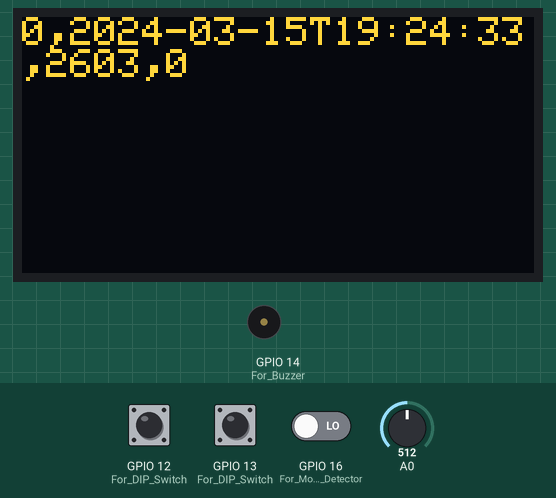
Recording of a sketch running on a simulated ESP8266 (NodeMCU). Parts: 128×64 one-colour display, buzzer (waves = sounding, pin HIGH). The test bench sets the inputs (shaded band); at power-on: GPIO 16 (For_Motion_Detector) LOW, GPIO 12 (For_DIP_Switch) HIGH, GPIO 13 (For_DIP_Switch) HIGH, A0 = 512. The OLED is the two-colour kind (top 16 rows yellow); WiFi joins after 1.5 s; servers stay silent unless stated.

Above: at 3.3 s.
At 7.8 s:
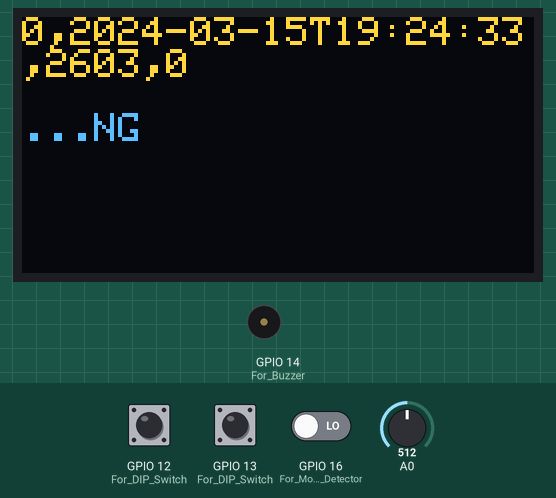
7.9 s: GPIO 16 (For_Motion_Detector) driven HIGH
29.9 s: GPIO 12 (For_DIP_Switch) pulled LOW for 3.2 s
At 32.3 s:
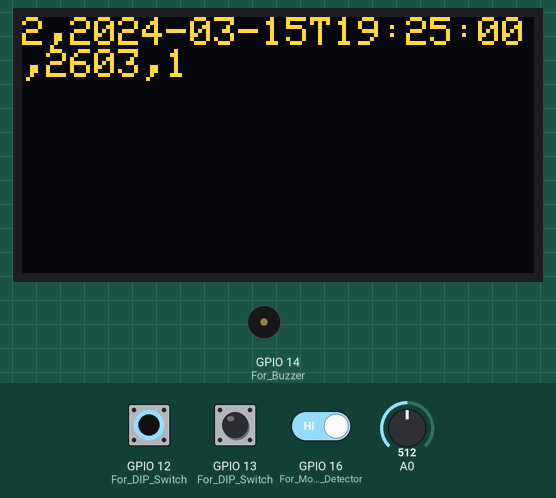
At 33.8 s:
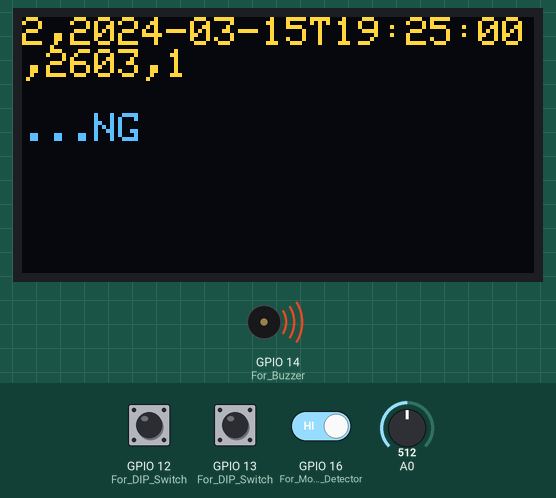
Timing chart, 0 to 35.7 s (numbered marks = the images above; inputs shaded):
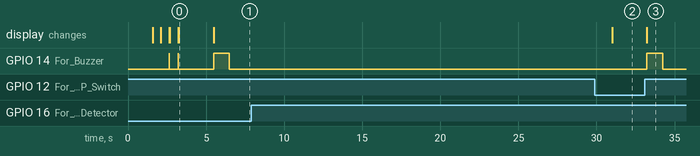

Measured:
- after the input at 7.9 s, every drawn part: stays the same
- what the display in image 0 shows lasts 2.2 s, from 3.3 s to 5.5 s

The sketch:

IoT_exercise1_device.ino
```cpp
#include <SPI.h>
#include <Wire.h>
#include <Adafruit_GFX.h>
#include <Adafruit_SSD1306.h>
#include <ESP8266WiFi.h>
#include <WiFiUdp.h>
#include <TimeLib.h>
#include "env.h"

const char* ssid = AP_SSID;
const char* password = AP_PASSWORD;
const char* host = "iot.hongo.wide.ad.jp";
const int port = 10030;
const char* ntp_server = "ntp.nict.jp";
unsigned long last_sync_time = 0;


#define SCREEN_WIDTH 128 // OLED display width, in pixels
#define SCREEN_HEIGHT 64 // OLED display height, in pixels

// Declaration for an SSD1306 display connected to I2C (SDA, SCL pins)
#define OLED_RESET     2 // Reset pin # (or -1 if sharing Arduino reset pin)
Adafruit_SSD1306 display(SCREEN_WIDTH, SCREEN_HEIGHT, &Wire, OLED_RESET);


void setup() {
  Serial.begin(115200);

  pinMode(12, INPUT);  // For DIP Switch
  pinMode(13, INPUT);  // For DIP Switch
  pinMode(16, INPUT);  // For Motion Detector

  pinMode(14, OUTPUT); // For Buzzer

  display.begin(SSD1306_SWITCHCAPVCC, 0x3C);
  display.clearDisplay();
  display.setTextSize(1);
  display.setTextColor(WHITE);
  display.setCursor(0, 0);

  display.print("Connecting to ");
  display.println(ssid);
  display.display();

  delay(1000);

  WiFi.mode(WIFI_STA);
  WiFi.begin(ssid, password);

  while (true) {
    delay(500);
    wl_status_t status = WiFi.status();
    if (status == WL_IDLE_STATUS || status == WL_DISCONNECTED) {
      display.print(".");
      display.display();
      continue;
    } else if (status == WL_CONNECTED) {
      display.println("");
      display.println("success");
      display.display();
      success();
      break;
    } else {
      display.println("");
      display.println("failure");
      switch (status) {
        case WL_NO_SSID_AVAIL:
          display.println("no ssid available");
          break;
        case WL_CONNECT_FAILED:
          display.println("wrong password");
          break;
      }
      display.display();
      failure();
      return;
    }
  }

  display.print("IP address: ");
  display.println(WiFi.localIP());
  display.display();

  display.print("Sync to ");
  display.println(ntp_server);
  if (syncNTPtime(ntp_server)) {
    display.println("success");
    display.display();
    success();
  } else {
    display.println("failure");
    display.display();
    failure();
    return;
  }

  unsigned long prev_t = 0;
  while (true) {
    unsigned long t = now();

    if (t / 30 != prev_t / 30) {
      int id = getDIPSWStatus();
      char str_time[30];
      sprintf(str_time, "%04d-%02d-%02dT%02d:%02d:%02d",
                      year(t), month(t), day(t),
                      hour(t), minute(t), second(t));
      int illuminance = getIlluminance();
      int md_status = getMDStatus();

      char send_buf[100];
      sprintf(send_buf, "%d,%s,%d,%d\r\n",
        id, str_time, illuminance, md_status
      );

      display.clearDisplay();
      display.setCursor(0, 0);
      display.println(send_buf);
      display.display();

      // Use WiFiClient class to create TCP connections
      WiFiClient client;

      if (!client.connect(host, port)) {
        display.println("...ERR");
        display.display();
        failure();
        return;
      }

      // This will send the request to the server
      client.print(send_buf);
      delay(1000);
      if (!client.connected()) {
        display.println("...ERR");
        display.display();
        failure();
        return;
      }

      String line = client.readString();

      if (line == String("OK\r\n")) {
        display.println("...OK");
        display.display();
        success();
      } else {
        display.println("...NG");
        display.display();
        failure();
      }

      client.stop();
    }

    prev_t = t;

    if (t / 300 != last_sync_time / 300) {
      syncNTPtime(ntp_server);
      last_sync_time = t;
    }
    delay(500);

  }
}

void loop() {
}

void success() {
  setBZ(true);
  delay(20);
  setBZ(false);
}

void failure() {
  setBZ(true);
  delay(1000);
  setBZ(false);
}
```

env.h
```cpp
#define AP_SSID "xxxxxxxxxxxxxx"
#define AP_PASSWORD "xxxxxxxxxxxxx"
```

lib.ino
```cpp
// ブザーを on の状態にする．
// (注意) 事前に pinMode(14,OUTPUT) の処理が必要．
void setBZ(boolean on) {
  digitalWrite(14, on ? HIGH : LOW);
}

// プッシュ SW の現在の状態を取得する．
// (注意) 事前に pinMode(2, INPUT) の処理が必要．
boolean getPushSWStatus() {
  return digitalRead(2) == HIGH;
}

// プッシュ SW が押されたことを判定する．前回の呼び出し時に
// プッシュ SW が押されていない，かつ，今回の呼び出し時に押
// されていた場合にのみ true となる．それ以外は false．最初の
// 呼び出しの場合は，必ず false となる．
// (注意) 事前に pinMode(2, INPUT) の処理が必要．
boolean detectPushSWON() {
  static int prev_stat = LOW;
  int stat = digitalRead(2);
  boolean result = false;
  if (prev_stat == LOW && stat == HIGH) {
    result = true;
  }
  prev_stat = stat;
  return result;
}

// DIP SW の現在の設定値を取得する．
// (注意) 事前に pinMode(12, INPUT); pinMode(13, INPUT); の
// 処理が必要．
int getDIPSWStatus() {
  int stat = 0;
  int bit1 = digitalRead(12);
  int bit0 = digitalRead(13);
  if (bit0 == LOW) {
    stat |= 0x01;
  }
  if (bit1 == LOW) {
    stat |= 0x02;
  }
  return stat;
}

// 人感センサ (MD: Motion Detector) の ON/OFF 状態を取得する
// (注意) 事前に pinMode(16, INPUT) の処理が必要．
boolean getMDStatus() {
  return digitalRead(16) == HIGH;
}

// http://www.musashinodenpa.com/arduino/ref/index.php?f=0&pos=2743
double translate(double value, double in_min, double in_max, double out_min, double out_max) {
  return (value - in_min) * (out_max - out_min) / (in_max - in_min) + out_min;
}

// 現在の照度 (lux) を取得する．
int getIlluminance() {
  int stat = analogRead(A0);
  double v_tout = (double)(stat) / 1024.0;
  double v_a0 = v_tout * ((220e3 + 100e3) / 100e3);
  double i_s9618 = v_a0 / 1.0e3 + v_a0 / (220e3 + 100e3);
  double y = log10(i_s9618);
  double x = translate(y, log10(300e-9), log10(5e-3), -1.0, 4.0);
  double lx = pow(10, x);
  return (int)(lx);
}

// 指定した NTP サーバから現在時刻を取得し，日本標準時の
// Unixtime を提供する．
// (注意) 事前に WiFi に関する接続処理が行われている必要があ
// る．
unsigned long getNTPtime(const char* ntp_server) {
  WiFiUDP udp;
  udp.begin(8888);
  unsigned long unix_time = 0UL;
  byte packet[48];
  memset(packet, 0, 48);
  packet[0] = 0b11100011;
  packet[1] = 0;
  packet[2] = 6;
  packet[3] = 0xEC;
  packet[12] = 49;
  packet[13] = 0x4E;
  packet[14] = 49;
  packet[15] = 52;
  udp.beginPacket(ntp_server, 123);
  udp.write(packet, 48);
  udp.endPacket();
  for (int i = 0; i < 10; i++) {
    delay(500);
    if (udp.parsePacket()) {
      udp.read(packet, 48);
      unsigned long highWord = word(packet[40], packet[41]);
      unsigned long lowWord = word(packet[42], packet[43]);
      unsigned long secsSince1900 = highWord << 16 | lowWord;
      const unsigned long seventyYears = 2208988800UL;
      unix_time = secsSince1900 - seventyYears + 32400UL; // 32400 = 9 hours (JST)
      break;
    }
  }
  udp.stop();
  return unix_time;
}

// 指定した NTP サーバと時刻同期を行う．
// (注意) 上述の getNTPTime 関数を利用できる必要がある．
boolean syncNTPtime(const char* ntp_server) {
  unsigned long unix_time = getNTPtime(ntp_server);
  if (unix_time > 0) {
    setTime(unix_time);
    return true;
  }
  return false;
}
```
